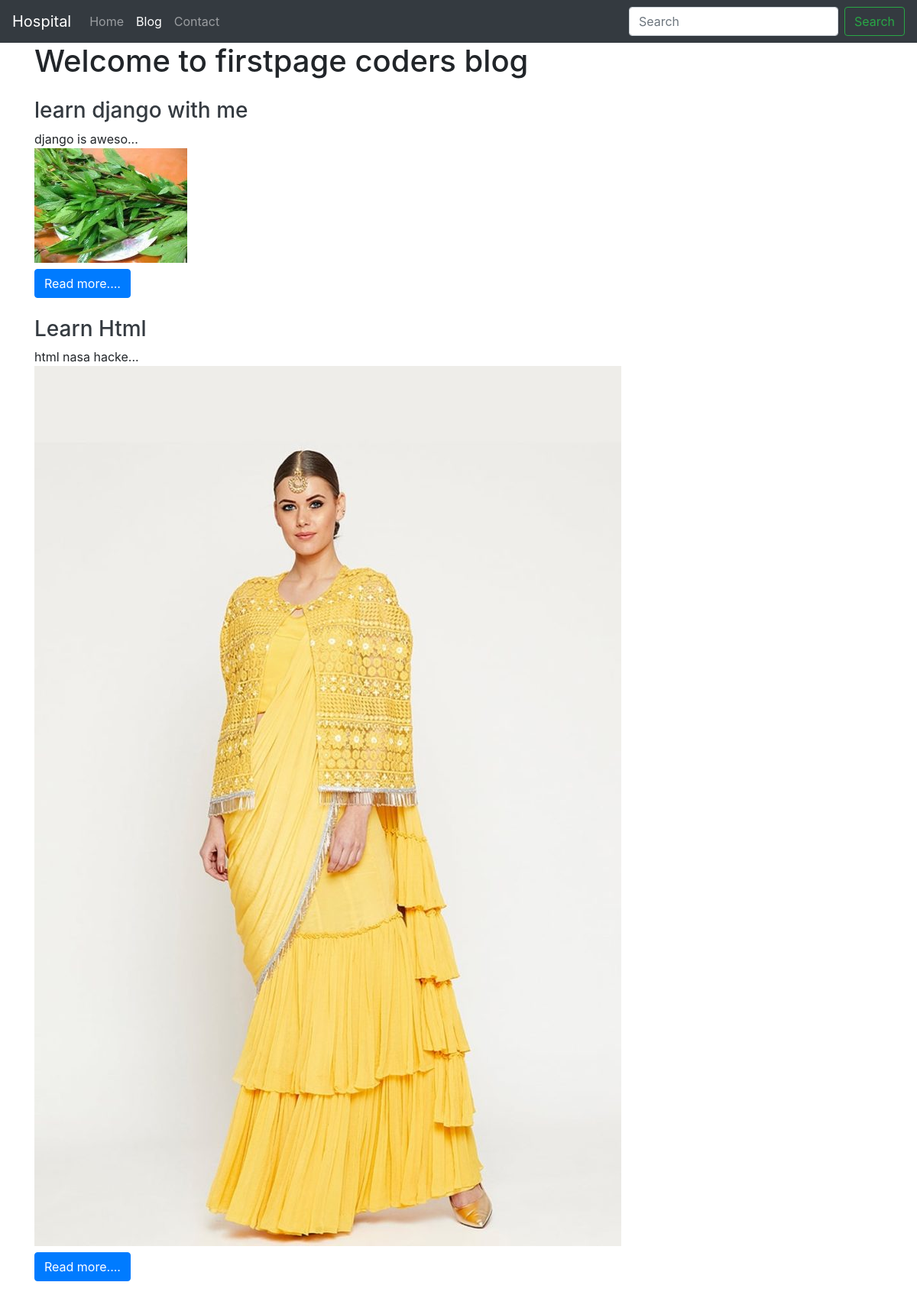
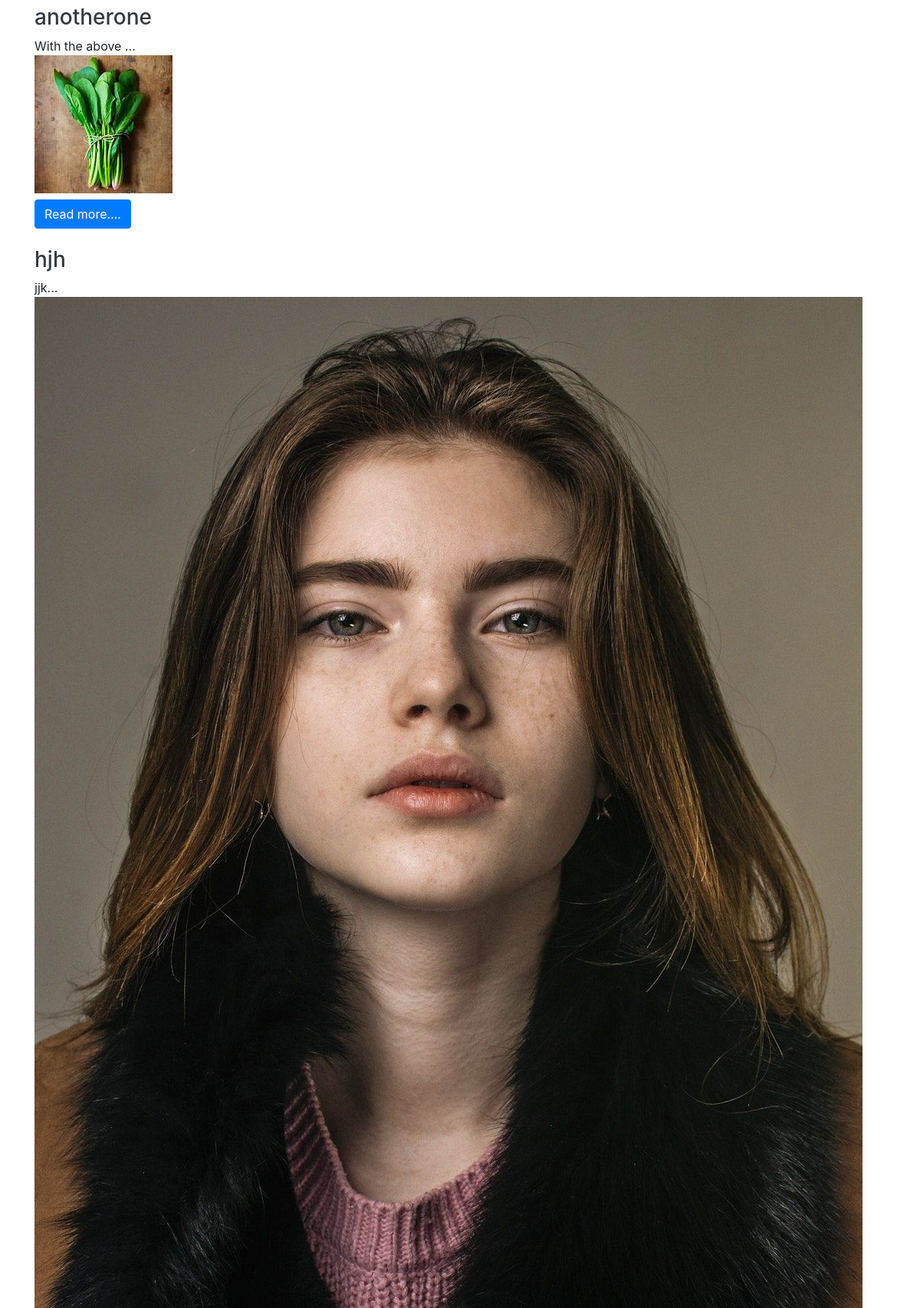
/home/ (upper part), run on the app's committed database (2 pictures, top to bottom).
### home/models.py (models this page shows, shortened)
class Home(models.Model):
    sno = models.AutoField(primary_key = True)
    title = models.CharField(max_length = 200)
    content = models.TextField()
    slug = models.CharField(max_length = 100)
    time = models.DateTimeField(auto_now_add = True)
    image = models.ImageField(upload_to="Home/images",default="")

### home/views.py (the view)
# urls.py: 2. Add a URL to urlpatterns:  path('', views.home, name='home')
def home(request):
    homes = Home.objects.all()
    context = {'homes': homes}
    return render(request,'bloghome.html',context)

### templates/bloghome.html
{% extends 'base.html' %}
{% block blogactive %}active{% endblock blogactive %}
{% block body %}
<div class="container">
  <h1 class=""my-3">Welcome to firstpage coders blog</h1>
  {% for home in homes %}
  <div class="my-4">
    <h3 class="text-dark"><a href="/blogpost/{{home.slug}}" class = "text-dark">{{home.title}}</a></h3>
    <div class = "my-2">
    {{home.content|slice:15}}...
    <div>
            <img src="{{ home.image }}" alt="{{ home.title }}">
    </div>
    </div>
    <a href="/blogpost/{{home.slug}}" class = "text-dark"><button class="btn btn-primary">Read more....</button></a>
</div>
{% endfor %}
{% endblock body %}

### templates/base.html (shortened to what this page needs)
<!doctype html>
<html lang="en">
  <head>
    <link rel="stylesheet" href="https://cdn.jsdelivr.net/npm/bootstrap@4.5.3/dist/css/bootstrap.min.css">
  </head>
  <body>
    <nav class="navbar navbar-expand-lg navbar-dark bg-dark">
  <a class="navbar-brand" href="/">Hospital</a>
  <div class="collapse navbar-collapse" id="navbarSupportedContent">
    <ul class="navbar-nav mr-auto">
      <li class="nav-item {% block homeactive %}{% endblock homeactive %}">
        <a class="nav-link" href="/">Home <span class="sr-only">(current)</span></a>
      </li>
      <li class="nav-item {% block blogactive %}{% endblock blogactive %}">
        <a class="nav-link" href="/bloglist">Blog</a>
      </li>
      <li class="nav-item {% block contactactive %}{% endblock contactactive %}">
        <a class="nav-link" href="/contact">Contact</a>
      </li>
    </ul>
    <form action = "/search" method= "get" class="form-inline my-2 my-lg-0">
      <input class="form-control mr-sm-2" type="search" placeholder="Search" aria-label="Search">
      <button class="btn btn-outline-success my-2 my-sm-0" type="submit">Search</button>
    </form>
  </div>
</nav>
    {% block body %}{% endblock body %}
  </body>
</html>

### data on the page
Home: title "learn django with me", content "django is aweso", image (picture)
Home: title "Learn Html", content "html nasa hacke", image (picture)
Home: title "anotherone", content "With the above", image (picture)
Home: title "hjh", content "jjk", image (picture)
